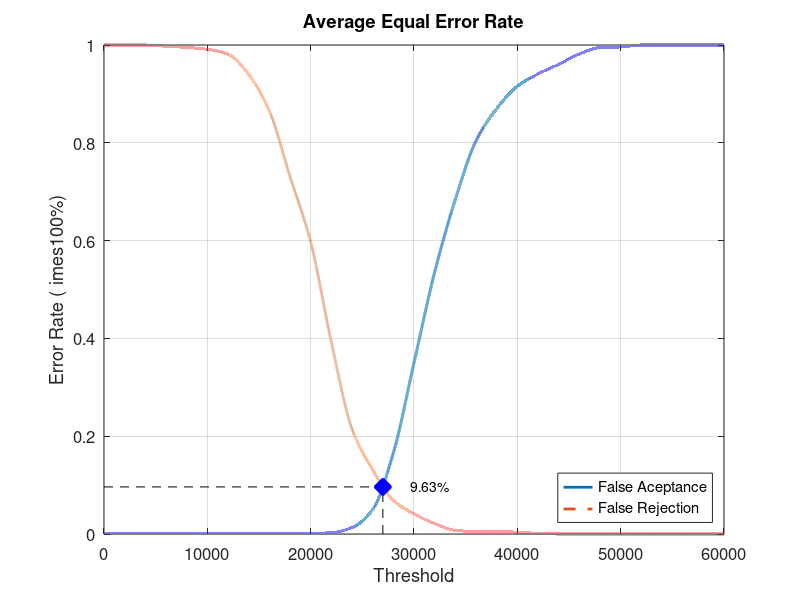
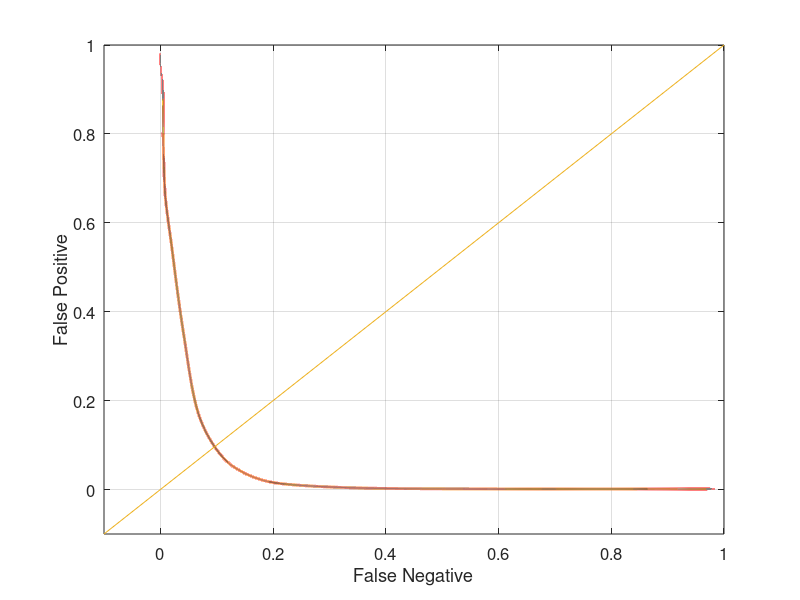

The MATLAB source for these figures, in order:
close all;
clear;
clc;
x = 0:2000:60000;
xq = 0:0.5:60000;

y0 = [0 0.00131579 0.00131579 0.00131579 0.00131579 0.00131579 0.00131579 0.00131579 0.00131579 0.00131579 0.00131579 0.00263158 0.0131579 0.05 0.165789 0.35 0.535526 0.684211 0.803947 0.869737 0.915789 0.94079 0.960526 0.981579 0.994737 0.996053 1 1 1 1 1]
yy0 = interp1(x, y0, xq, 'pchip');
y1 = [1 1 1 0.9975 0.995 0.99125 0.98125 0.94 0.865 0.73125 0.5975 0.3925 0.215 0.13125 0.06875 0.04125 0.02125 0.0075 0.005 0.005 0.00375 0.00125 0 0 0 0 0 0 0 0 0]
yy1 = interp1(x, y1, xq, 'pchip');

% Calculating EER: 
y2 = abs(y0 - y1);
find(y2 == min(y2))
yy2 = abs(yy0 - yy1);
xEER = find(yy2 == min(yy2));
xEERIndex = xq(xEER) % X-axis EER
yEER = yy0(xEER) % Y-axis EER

main = figure
plot(xq, yy0,'-','LineWidth', 2);	hold on
plot(xq, yy1,'--','LineWidth', 2);	hold on
plot([xEERIndex xEERIndex], [0 yEER], 'k--');	hold on
plot([0 xEERIndex], [yEER yEER], 'k--');	hold on
plot(xEERIndex, yEER, 'bx', 'LineWidth', 10);	hold on
text(xEERIndex + 10 * xEERIndex / 100, yEER, [num2str(round((10000 * yEER)) / 100) '%'])
legend('False Aceptance', 'False Rejection', 'Location', 'SouthEast')
xlabel('Threshold')
ylabel('Error Rate (	imes100%)')
title('Average Equal Error Rate')
set(gca, 'FontSize', 12)
axis([0 60000 0 1])
grid on

print(main, 'Experiment2AverageMain', '-dpng');
FNRxFPR = figure('Color', [1 1 1]);
plot(yy1, yy0, '-', yy1, yy0, 'LineWidth', 2);
hold on
y = -0.1:0.1:1
plot(y, y); 
set(gca, 'FontSize', 12)
xlabel('False Negative')
ylabel('False Positive')
axis([-0.1 1 -0.1 1])
set(gca, 'FontSize', 12)
grid on

print(FNRxFPR, 'Experiment2AverageFNRxFPR','-dpng');
